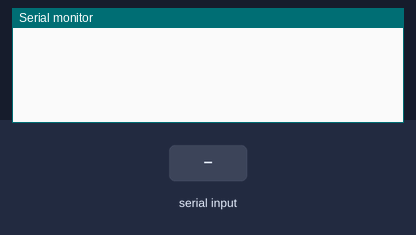
The sketch below on a simulated Arduino Uno, built with avr-gcc and run on an emulated ATmega328P. Shown: the last lines printed to the serial monitor. The inputs (shaded band) are chosen by the test bench.

Above: at 1.2 s.
1.3 s: "1" received over Serial
At 4.2 s:
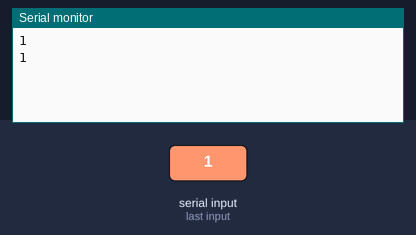
4.3 s: "0" received over Serial
At 5.7 s:
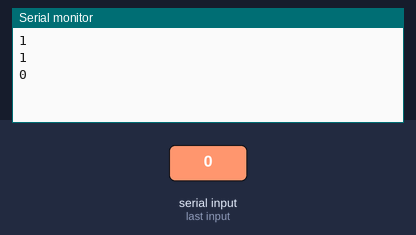
5.8 s: "2" received over Serial
At 7.9 s:
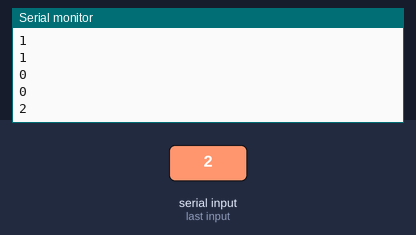
Timing chart, 0 to 9.4 s (numbered marks = the images above; inputs shaded):
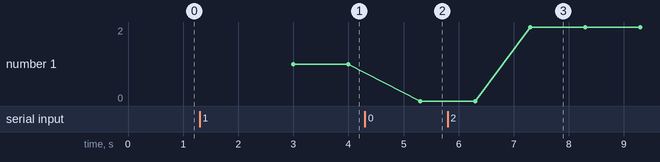

Measured:
- after the input at 1.3 s, the serial monitor: prints a new line after 1.7 s (image 1)
- after the input at 4.3 s, the serial monitor: prints a new line after 1.0 s (image 2)
- after the input at 5.8 s, the serial monitor: prints a new line after 1.5 s (image 3)
- plotted number 1: 1 → 0 after the input at 4.3 s, 0 → 2 after the input at 5.8 s

The sketch:

wemos_code.ino
```cpp
char mystr[63];
//Initialized variable to store recieved data
//char *X[2] ;
//int i = 0;
//char *token;
void setup() {
  // Begin the Serial at 9600 Baud
  Serial.begin(9600);
}

void loop() {
  char *X[5];
  int i = 0;
  Serial.readBytes(mystr,63); //Read the serial data and store in var
  Serial.println(mystr); //Print data on Serial Monitor
  delay(1000);

  char *token = strtok(mystr , "U");

  while( token != NULL ) {
   //Serial.println("while( token != NULL ) code in");
    X [i]= token;i++;
    token = strtok(NULL, "U");
  }
    Serial.println(String(X[0]));
    Serial.println(String(X[1]));
    Serial.println(String(X[2]));
    Serial.println(String(X[3]));
    Serial.println(String(X[4]));
    /*
    Serial.println(String(X[5]));
    Serial.println(String(X[6]));
    */
}
```
